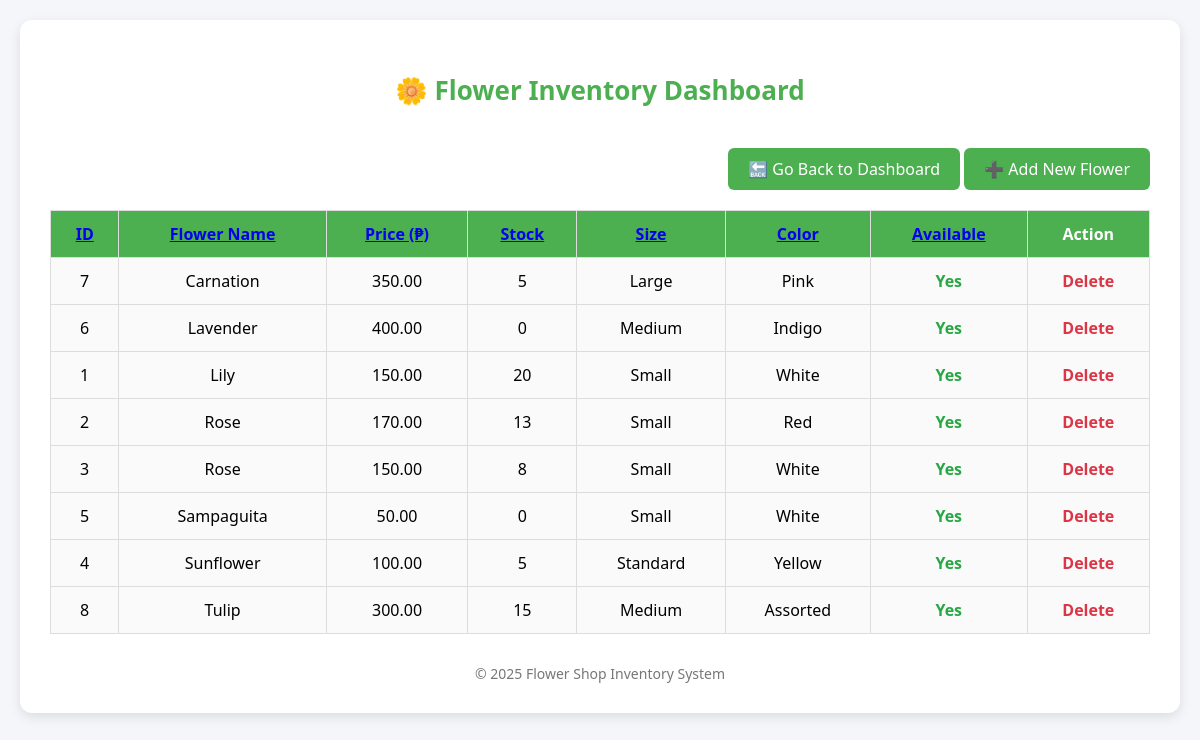
The page /dashboard/inventory.php on the database as committed earlier.
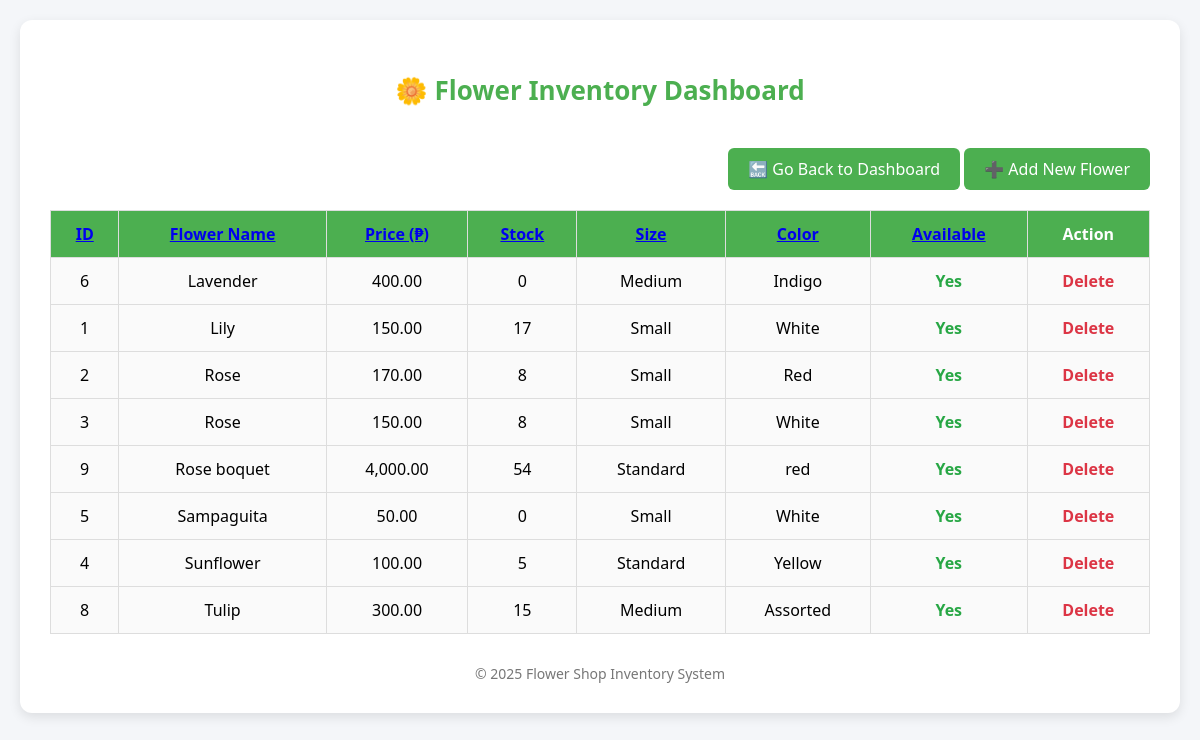
The same page on the database as committed later.
### tables this page shows
CREATE TABLE `product` (
  `flower_id` int(11) NOT NULL,
  `name` varchar(255) NOT NULL,
  `description` text DEFAULT NULL,
  `price` decimal(10,2) NOT NULL,
  `quantity` int(11) DEFAULT NULL,
  `size` varchar(255) NOT NULL,
  `color` varchar(255) NOT NULL,
  `available` int(11) NOT NULL,
  `image_url` varchar(255) NOT NULL
);

### dashboard/inventory.php (the view, shortened to what this page needs)
<?php
include 'db.php';
$sort_column = 'name';
$sort_order = 'ASC';
$query = "SELECT * FROM product ORDER BY $sort_column $sort_order";
$result = $conn->query($query);
$toggle_order = ($sort_order === 'ASC') ? 'DESC' : 'ASC';
?>
<!DOCTYPE html>
<html lang="en">
<head>
</head>
<body>
<div class="container">
    <h2>🌼 Flower Inventory Dashboard</h2>
    <div class="actions">
        <a href="dashboard.php" class="btn-back-dashboard">🔙 Go Back to Dashboard</a>
        <a href="add_product.php">➕ Add New Flower</a>
    </div>
    <table>
        <thead>
            <tr>
                <th><a href="?sort_by=flower_id&sort_order=<?= $toggle_order ?>">ID</a></th>
                <th><a href="?sort_by=name&sort_order=<?= $toggle_order ?>">Flower Name</a></th>
                <th><a href="?sort_by=price&sort_order=<?= $toggle_order ?>">Price (₱)</a></th>
                <th><a href="?sort_by=quantity&sort_order=<?= $toggle_order ?>">Stock</a></th>
                <th><a href="?sort_by=size&sort_order=<?= $toggle_order ?>">Size</a></th>
                <th><a href="?sort_by=color&sort_order=<?= $toggle_order ?>">Color</a></th>
                <th><a href="?sort_by=available&sort_order=<?= $toggle_order ?>">Available</a></th>
                <th>Action</th>
            </tr>
        </thead>
        <tbody>
            <?php while($row = $result->fetch_assoc()): ?>
            <tr>
                <td><?= $row['flower_id'] ?></td>
                <td><?= htmlspecialchars($row['name']) ?></td>
                <td><?= number_format($row['price'], 2) ?></td>
                <td><?= $row['quantity'] ?></td>
                <td><?= htmlspecialchars($row['size']) ?></td>
                <td><?= htmlspecialchars($row['color']) ?></td>
                <td class="<?= $row['available'] ? 'status-yes' : 'status-no' ?>">
                    <?= $row['available'] ? 'Yes' : 'No' ?>
                </td>
                <td>
                    <a class="delete-btn" href="?delete=<?= $row['flower_id'] ?>" onclick="return confirm('Are you sure you want to delete this flower?')">Delete</a>
                </td>
            </tr>
            <?php endwhile; ?>
        </tbody>
    </table>
    <div class="footer">
        © <?= date("Y") ?> Flower Shop Inventory System
    </div>
</div>
</body>
</html>

### dashboard/inventory.php (style rules this page uses)
:root { --primary: #4CAF50; --primary-hover: #45a049; --secondary: #007bff; --secondary-hover: #0056b3; --error-color: #dc3545; --success-color: #28a745; --background: #f4f6f9; --card-bg: #ffffff; --text-color: #333; }
body { font-family: 'Segoe UI', sans-serif; background-color: var(--background); margin: 0; padding: 20px; }
.container { max-width: 1200px; margin: auto; background: var(--card-bg); padding: 30px; border-radius: 12px; box-shadow: 0 4px 12px rgba(0,0,0,0.1); }
h2 { text-align: center; color: var(--primary); margin-bottom: 30px; font-size: 26px; }
.actions { text-align: right; margin-bottom: 20px; }
.actions a { background-color: var(--primary); color: white; padding: 10px 20px; text-decoration: none; font-size: 16px; border-radius: 6px; transition: background-color 0.3s ease; }
table { width: 100%; border-collapse: collapse; margin-bottom: 20px; }
th, td { padding: 12px; border: 1px solid #ddd; text-align: center; }
th { background-color: var(--primary); color: white; cursor: pointer; }
td { background-color: #fafafa; }
.status-yes { color: var(--success-color); font-weight: bold; }
.delete-btn { color: var(--error-color); text-decoration: none; font-weight: bold; }
.footer { text-align: center; font-size: 14px; color: #777; margin-top: 30px; }
.btn-back-dashboard { display: inline-block; padding: 5px 10px; background-color: #007bff; color: white; font-size: 10px; text-decoration: none; border-radius: 3px; margin-top: 10px; text-align: center; }

Rows that differ between the two databases and show on the page:
removed product: flower_id "7", name "Carnation", price "350.00", quantity "5", size "Large", color "Pink", available "Yes"
changed product "Lily": quantity "20" → "17"
changed product "Red": quantity "13" → "8"
added product: flower_id "9", name "Rose boquet", price "4,000.00", quantity "54", size "Standard", color "red", available "Yes"
